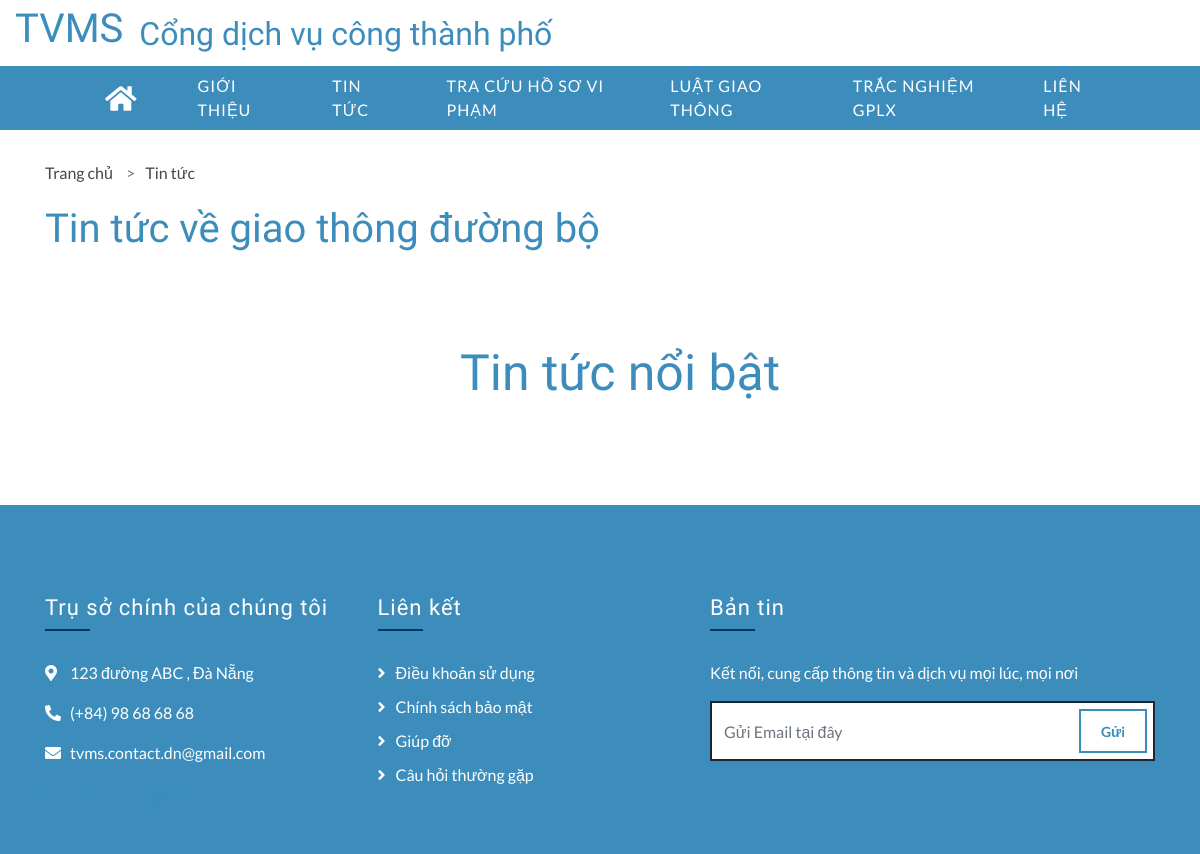
/cap-2/?page=news, run on an earlier commit of the app's database.
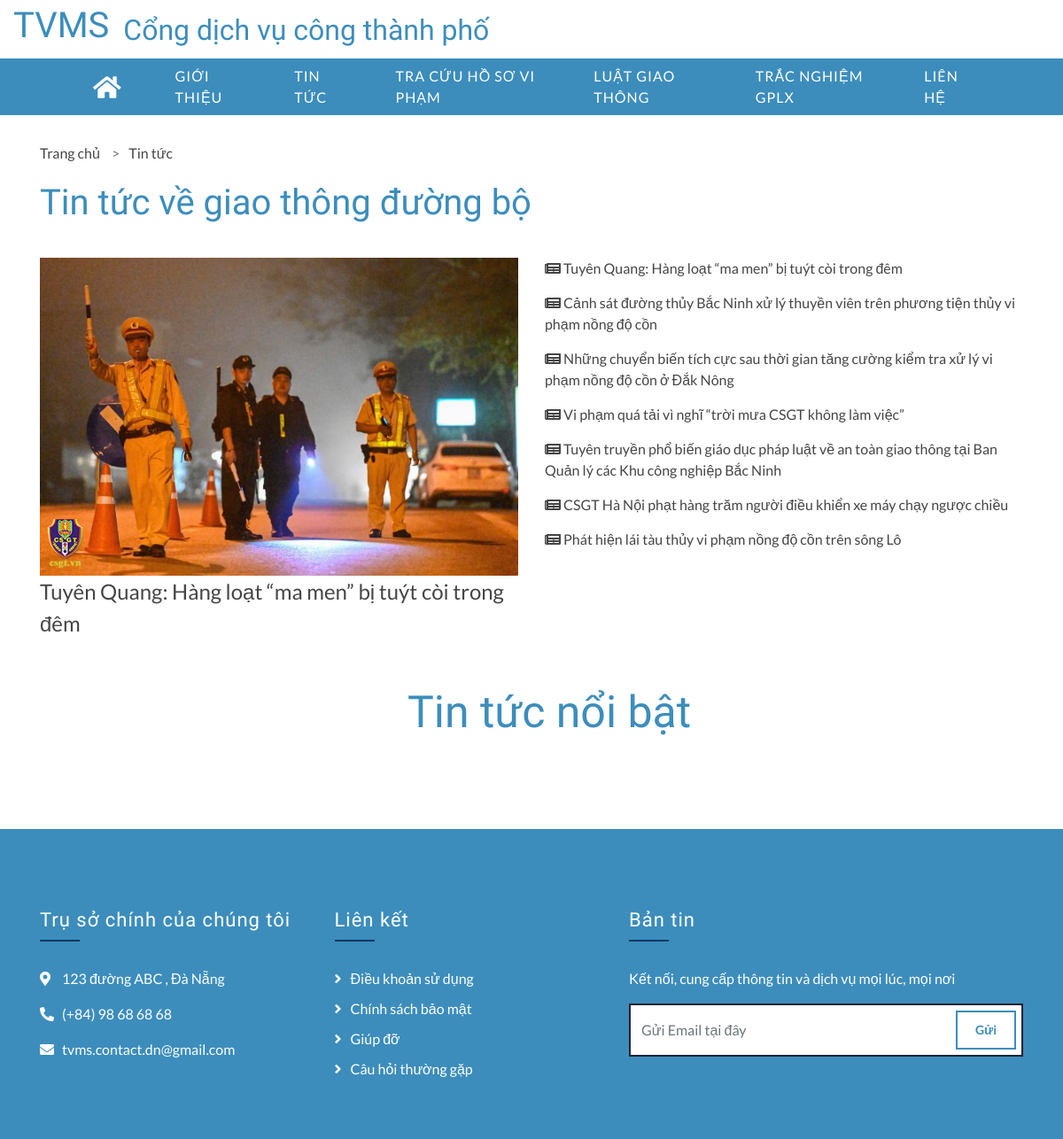
And on a later commit of the database.
### tables this page shows
CREATE TABLE `news_list` (
  `id` int(4) NOT NULL,
  `user_id` int(30) NOT NULL,
  `title` varchar(225) NOT NULL,
  `sub_title` text NOT NULL,
  `post_date` datetime NOT NULL DEFAULT current_timestamp(),
  `image` text NOT NULL,
  `content` longtext NOT NULL,
  `updated_on` timestamp NULL DEFAULT NULL ON UPDATE current_timestamp()
);

### news.php (the view, shortened to what this page needs)
<?php require_once('inc/subnav.php') ?>
<div class="feature mt-125">
    <div class="container">
        <ul class="breadcrumb">
            <li class="item-breadcrumb">
                <a href="<?php echo base_url ?>?page=home">Trang chủ</a>
                <a style="padding-left: 10px">></a>
            </li>
            <li class="item-breadcrumb">
                <a href="<?php echo base_url ?>?page=news">Tin tức</a>
            </li>
        </ul>
        <h1 class="title-component">Tin tức về giao thông đường bộ</h1>
        <div class="row">
            <div class="col-md-6">
                <?php
                $qry = $conn->query("SELECT * from `news_list` order by unix_timestamp(post_date) desc limit 1 ");
                while ($row = $qry->fetch_assoc()) :
                ?>
                    <img src="<?php echo $row['image'] ?>" alt="" style="width: 100%; height: 100%;">
                    <a href="<?php echo base_url ?>?page=news-detail&id=<?php echo $row['id'] ?>" style="font-size: 24px;">
                        <?php echo $row['title'] ?>
                    </a>
                <?php endwhile; ?>
            </div>
            <div class="col-md-6" style="display: flex; height: 100%; flex-direction: column;">
                <?php
                $qry = $conn->query("SELECT * from `news_list` order by unix_timestamp(post_date) desc ");
                while ($row = $qry->fetch_assoc()) :
                ?>
                    <a href="<?php echo base_url ?>?page=news-detail&id=<?php echo $row['id'] ?>" style="padding-bottom: 15px"><i class="fas fa-newspaper"></i> <?php echo $row['title'] ?>
                    </a>
                <?php endwhile; ?>
            </div>
        </div>
        <div class="testimonial">
            <div class="container">
                <div class="section-header" style="display: flex; justify-content: center; margin-top: 40px; ">
                    <h2>Tin tức nổi bật</h2>
                </div>
            </div>
        </div>
    </div>
</div>

What changed in the data, as far as the page shows it:
added news_list: image (picture), title "Tuyên Quang: Hàng loạt “ma men” bị tuýt còi trong đêm"
added news_list: title "Cảnh sát đường thủy Bắc Ninh xử lý thuyền viên trên phương tiện thủy vi phạm nồng độ cồn"
added news_list: title "Những chuyển biến tích cực sau thời gian tăng cường kiểm tra xử lý vi phạm nồng độ cồn ở Đắk Nông"
added news_list: title "Vi phạm quá tải vì nghĩ “trời mưa CSGT không làm việc”"
added news_list: title "Tuyên truyền phổ biến giáo dục pháp luật về an toàn giao thông tại Ban Quản lý các Khu công nghiệp Bắc Ninh"
added news_list: title "CSGT Hà Nội phạt hàng trăm người điều khiển xe máy chạy ngược chiều"
added news_list: title "Phát hiện lái tàu thủy vi phạm nồng độ cồn trên sông Lô"
